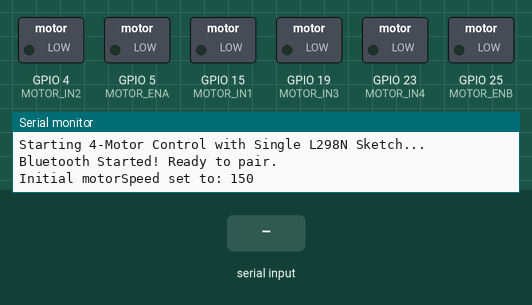
Bench run of a sketch on a simulated ESP32. Shown: switched loads named in the sketch (green lamp = pin HIGH), the last lines printed to the serial monitor. The inputs (shaded band) are chosen by the test bench. Nothing arrives over Bluetooth unless stated.

Above: at 1.2 s.
1.3 s: "V150\n" received over the second serial link
At 1.9 s:
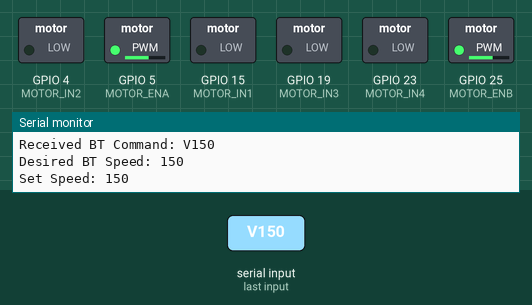
2.8 s: "F\n" received over the second serial link
At 3.1 s:
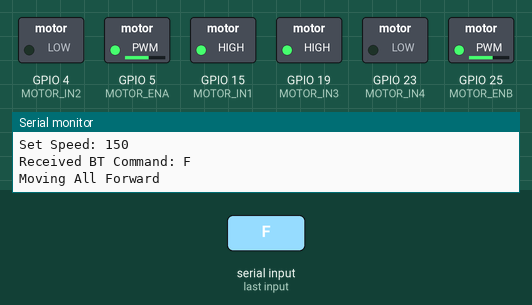
4.3 s: "B\n" received over the second serial link
At 5.4 s:
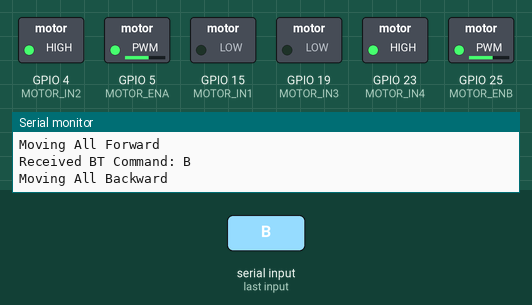
5.8 s: "L\n" received over the second serial link
At 6.5 s:
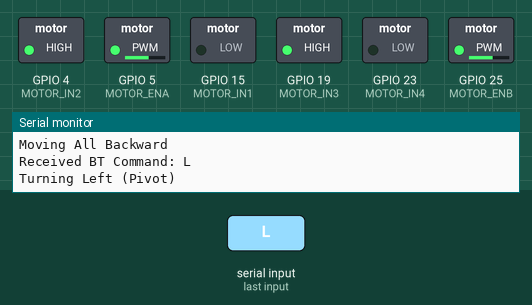
7.3 s: "R\n" received over the second serial link
At 7.7 s:
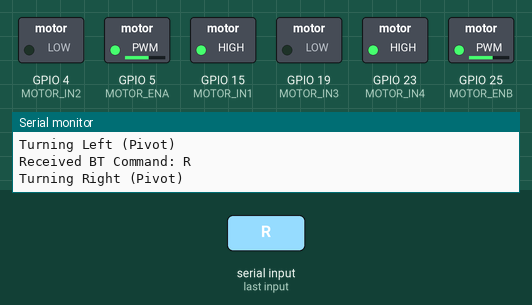
8.8 s: "V,45\n" received over the second serial link
At 10.0 s:
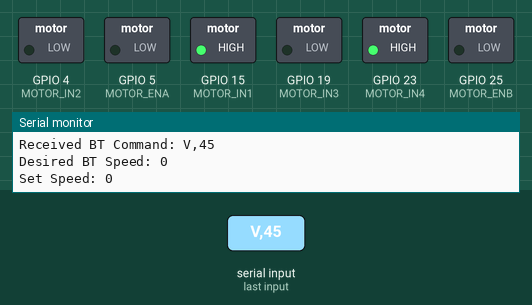
Timing chart, 0 to 11.3 s (numbered marks = the images above; inputs shaded):
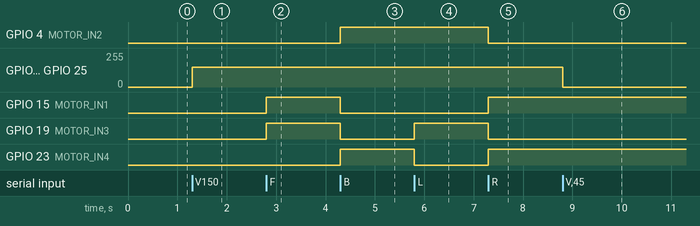

Measured:
- after the input at 1.3 s, GPIO 5 (MOTOR_ENA), GPIO 25 (MOTOR_ENB): 0/255 → 150/255 at once
- after the input at 2.8 s, GPIO 15 (MOTOR_IN1), GPIO 19 (MOTOR_IN3): LOW → HIGH at once
- after the input at 4.3 s, GPIO 4 (MOTOR_IN2), GPIO 23 (MOTOR_IN4): LOW → HIGH at once; GPIO 15 (MOTOR_IN1), GPIO 19 (MOTOR_IN3): HIGH → LOW at once
- after the input at 5.8 s, GPIO 19 (MOTOR_IN3): LOW → HIGH at once; GPIO 23 (MOTOR_IN4): HIGH → LOW at once
- after the input at 7.3 s, GPIO 4 (MOTOR_IN2), GPIO 19 (MOTOR_IN3): HIGH → LOW at once; GPIO 15 (MOTOR_IN1), GPIO 23 (MOTOR_IN4): LOW → HIGH at once
- after the input at 8.8 s, GPIO 5 (MOTOR_ENA), GPIO 25 (MOTOR_ENB): 150/255 → 0/255 at once

The sketch:

rccar_update.ino
```cpp
#include <BluetoothSerial.h> // Include the Bluetooth Serial library

// Define Motor Control Pins for a single L298N Driver
// Two motors (e.g., Front Left and Rear Left) connected in parallel to L298N's Left Channel (OUT1/OUT2)
// Two motors (e.g., Front Right and Rear Right) connected in parallel to L298N's Right Channel (OUT3/OUT4)

#define MOTOR_IN1 15   // L298N IN1 -> Controls direction for Left Side motors (Front Left + Rear Left)
#define MOTOR_IN2 4   // L298N IN2 -> Controls direction for Left Side motors (Front Left + Rear Left)
#define MOTOR_ENA 5  // L298N ENA -> PWM pin for Left Side speed control (Connect to ENA on L298N)

#define MOTOR_IN3 19  // L298N IN3 -> Controls direction for Right Side motors (Front Right + Rear Right)
#define MOTOR_IN4 23  // L298N IN4 -> Controls direction for Right Side motors (Front Right + Rear Right)
#define MOTOR_ENB 25  // L298N ENB -> PWM pin for Right Side speed control (Matches your original MOTOR_PWM, connect to ENB on L298N)

// Initialize Bluetooth Serial
BluetoothSerial SerialBT;

// Global variable for motor speed (0-255)
int motorSpeed = 150; // Default speed

// Function to set both motor channels (Left and Right) of the single L298N
void setAllMotorChannelsState(int leftDir1, int leftDir2, int rightDir1, int rightDir2, int speed) {
  // Set directions for Left Side motors (connected to OUT1/OUT2)
  digitalWrite(MOTOR_IN1, leftDir1);
  digitalWrite(MOTOR_IN2, leftDir2);

  // Set directions for Right Side motors (connected to OUT3/OUT4)
  digitalWrite(MOTOR_IN3, rightDir1);
  digitalWrite(MOTOR_IN4, rightDir2);

  // Apply speed to both channels
  analogWrite(MOTOR_ENA, speed);
  analogWrite(MOTOR_ENB, speed);
}

void setup() {
  Serial.begin(115200); // Initialize USB Serial for debugging output
  Serial.println("Starting 4-Motor Control with Single L298N Sketch...");

  // Initialize Bluetooth Serial
  SerialBT.begin("ESP32_RC_Car_4x4"); // Give your ESP32 a recognizable Bluetooth name
  Serial.println("Bluetooth Started! Ready to pair.");

  // Set motor control pins as outputs
  pinMode(MOTOR_IN1, OUTPUT);
  pinMode(MOTOR_IN2, OUTPUT);
  pinMode(MOTOR_ENA, OUTPUT); // ENA is now a dedicated PWM output
  pinMode(MOTOR_IN3, OUTPUT);
  pinMode(MOTOR_IN4, OUTPUT);
  pinMode(MOTOR_ENB, OUTPUT); // ENB is now a dedicated PWM output

  // Start with motors stopped (direction inputs LOW, speed 0)
  setAllMotorChannelsState(LOW, LOW, LOW, LOW, 0);
  Serial.print("Initial motorSpeed set to: ");
  Serial.println(motorSpeed);
}

void loop() {
  // Check if any data is available from Bluetooth
  if (SerialBT.available()) {
    String command = SerialBT.readStringUntil('\n'); // Read incoming command until newline
    command.trim(); // Remove any leading/trailing whitespace

    Serial.print("Received BT Command: ");
    Serial.println(command);

    // --- Motor Control Logic ---
    // Example Protocol:
    // "F" -> Forward (All 4 motors)
    // "B" -> Backward (All 4 motors)
    // "L" -> Turn Left (Left side motors backward, Right side motors forward - Pivot)
    // "R" -> Turn Right (Left side motors forward, Right side motors backward - Pivot)
    // "S" -> Stop (All 4 motors)
    // "VXXX" -> Set Speed (e.g., "V150" for speed 150)

    if (command.startsWith("V")) {
      int receivedSpeed = command.substring(1).toInt(); // Extract number after 'V'
      motorSpeed = constrain(receivedSpeed, 0, 255); // Limit speed to 0-255
      Serial.print("Desired BT Speed: ");
      Serial.println(motorSpeed);
      analogWrite(MOTOR_ENA, motorSpeed); // Apply new speed to Left Channel
      analogWrite(MOTOR_ENB, motorSpeed); // Apply new speed to Right Channel
      Serial.print("Set Speed: ");
      Serial.println(motorSpeed);
    } else if (command == "F") {
      setAllMotorChannelsState(HIGH, LOW, HIGH, LOW, motorSpeed); // All motors Forward
      Serial.println("Moving All Forward");
    } else if (command == "B") {
      setAllMotorChannelsState(LOW, HIGH, LOW, HIGH, motorSpeed); // All motors Backward
      Serial.println("Moving All Backward");
    } else if (command == "L") { // Pivot Left (Right side forward, Left side backward)
      setAllMotorChannelsState(LOW, HIGH, HIGH, LOW, motorSpeed);
      Serial.println("Turning Left (Pivot)");
    } else if (command == "R") { // Pivot Right (Left side forward, Right side backward)
      setAllMotorChannelsState(HIGH, LOW, LOW, HIGH, motorSpeed);
      Serial.println("Turning Right (Pivot)");
    } else if (command == "S") {
      setAllMotorChannelsState(LOW, LOW, LOW, LOW, 0); // Stop all motors
      Serial.println("Stopping All Motors");
    } else {
      Serial.println("Unknown command received.");
    }
  }
}
```
